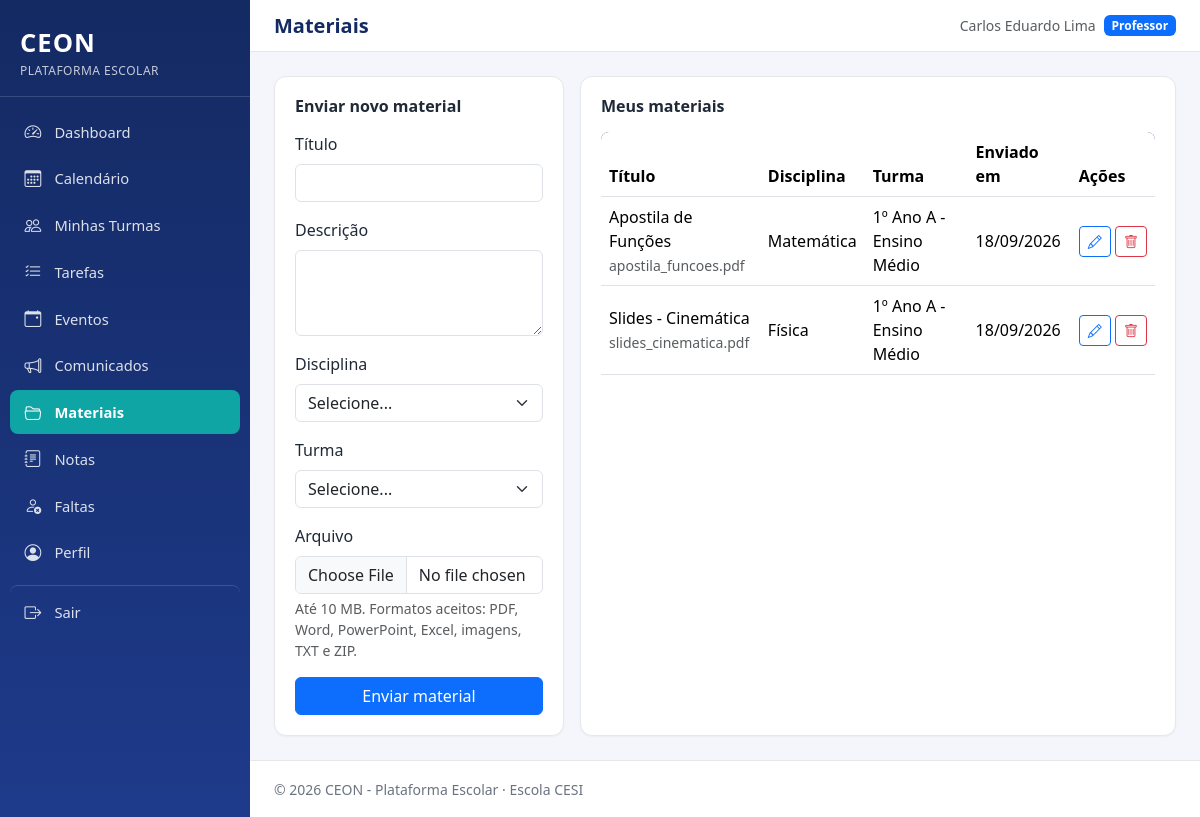
Screenshot of /professor/materiais.php (signed in) with the database file from the repository.
### tables this page shows
CREATE TABLE materiais (
    id INT AUTO_INCREMENT PRIMARY KEY,
    professor_id INT NOT NULL,
    turma_id INT NOT NULL,
    disciplina_id INT NOT NULL,
    titulo VARCHAR(150) NOT NULL,
    descricao TEXT NULL,
    arquivo VARCHAR(255) NOT NULL,
    data_upload DATETIME NOT NULL DEFAULT CURRENT_TIMESTAMP,
    CONSTRAINT fk_materiais_professor FOREIGN KEY (professor_id) REFERENCES professores(id) ON DELETE CASCADE,
    CONSTRAINT fk_materiais_turma FOREIGN KEY (turma_id) REFERENCES turmas(id) ON DELETE CASCADE,
    CONSTRAINT fk_materiais_disciplina FOREIGN KEY (disciplina_id) REFERENCES disciplinas(id) ON DELETE CASCADE
);

CREATE TABLE disciplinas (
    id INT AUTO_INCREMENT PRIMARY KEY,
    nome VARCHAR(100) NOT NULL,
    descricao TEXT NULL
);

CREATE TABLE turmas (
    id INT AUTO_INCREMENT PRIMARY KEY,
    nome VARCHAR(100) NOT NULL,
    ano_letivo YEAR NOT NULL,
    turno ENUM('manha', 'tarde', 'noite') NOT NULL,
    UNIQUE KEY uq_turma (nome, ano_letivo)
);

### includes/functions.php (called while the page is built, shortened)
<?php
function e(?string $valor): string
{
    return htmlspecialchars($valor ?? '', ENT_QUOTES, 'UTF-8');
}
function formatarData(?string $dataSql): string
{
    $dt = DateTime::createFromFormat('Y-m-d', substr($dataSql, 0, 10));
    return $dt ? $dt->format('d/m/Y') : '-';
}

### professor/materiais.php (the view, shortened to what this page needs)
<?php
require_once __DIR__ . '/../includes/functions.php';
$pdo = getConexao();
$professorId = idPerfilLogado();
$stmt = $pdo->prepare("
    SELECT m.*, d.nome AS disciplina_nome, t.nome AS turma_nome
    FROM materiais m
    JOIN disciplinas d ON d.id = m.disciplina_id
    JOIN turmas t ON t.id = m.turma_id
    WHERE m.professor_id = ?
    ORDER BY m.data_upload DESC
");
$stmt->execute([$professorId]);
$meusMateriais = $stmt->fetchAll();
$materialEdicao = null;
require_once __DIR__ . '/../includes/header.php';
?>
<div class="row g-3">
    <div class="col-lg-4">
        <div class="ceon-card">
            <h2 class="h6 fw-bold mb-3"><?= $materialEdicao ? 'Editar material' : 'Enviar novo material' ?></h2>
            <form method="POST" enctype="multipart/form-data" class="needs-validation" novalidate>
                <div class="mb-3">
                    <label for="titulo" class="form-label">Título</label>
                    <input type="text" id="titulo" name="titulo" class="form-control" required value="<?= e($materialEdicao['titulo'] ?? '') ?>">
                </div>
                <div class="mb-3">
                    <label for="descricao" class="form-label">Descrição</label>
                    <textarea id="descricao" name="descricao" class="form-control" rows="3"><?= e($materialEdicao['descricao'] ?? '') ?></textarea>
                </div>
                <div class="mb-3">
                    <label for="disciplina_id" class="form-label">Disciplina</label>
                    <select id="disciplina_id" name="disciplina_id" class="form-select" required>
                        <option value="">Selecione...</option>
                    </select>
                </div>
                <div class="mb-3">
                    <label for="turma_id" class="form-label">Turma</label>
                    <select id="turma_id" name="turma_id" class="form-select" required>
                        <option value="">Selecione...</option>
                    </select>
                </div>
                <?php if (!$materialEdicao): ?>
                    <div class="mb-3">
                        <label for="arquivo" class="form-label">Arquivo</label>
                        <input type="file" id="arquivo" name="arquivo" class="form-control" required
                               accept=".pdf,.doc,.docx,.ppt,.pptx,.xls,.xlsx,.jpg,.jpeg,.png,.txt,.zip">
                        <div class="form-text">Até 10 MB. Formatos aceitos: PDF, Word, PowerPoint, Excel, imagens, TXT e ZIP.</div>
                    </div>
                <?php else: ?>
                    <p class="small text-muted">Arquivo atual: <?= e($materialEdicao['arquivo']) ?> (para trocar o arquivo, exclua e envie novamente).</p>
                <?php endif; ?>
                <button type="submit" class="btn btn-primary w-100"><?= $materialEdicao ? 'Salvar alterações' : 'Enviar material' ?></button>
            </form>
        </div>
    </div>
    <div class="col-lg-8">
        <div class="ceon-card">
            <h2 class="h6 fw-bold mb-3">Meus materiais</h2>
            <?php if (empty($meusMateriais)): ?>
                <p class="text-muted mb-0">Nenhum material enviado ainda.</p>
            <?php else: ?>
                <div class="table-responsive">
                    <table class="table ceon-table align-middle">
                        <thead><tr><th>Título</th><th>Disciplina</th><th>Turma</th><th>Enviado em</th><th>Ações</th></tr></thead>
                        <tbody>
                        <?php foreach ($meusMateriais as $m): ?>
                            <tr>
                                <td><?= e($m['titulo']) ?><br><small class="text-muted"><?= e($m['arquivo']) ?></small></td>
                                <td><?= e($m['disciplina_nome']) ?></td>
                                <td><?= e($m['turma_nome']) ?></td>
                                <td><?= formatarData(substr($m['data_upload'], 0, 10)) ?></td>
                                <td class="text-nowrap">
                                    <a href="materiais.php?editar=<?= (int) $m['id'] ?>" class="btn btn-sm btn-outline-primary" aria-label="Editar"><i class="bi bi-pencil"></i></a>
                                    <form method="POST" class="d-inline ceon-confirm-delete" data-confirm-message="Tem certeza que deseja excluir este material?">
                                        <button type="submit" class="btn btn-sm btn-outline-danger" aria-label="Excluir"><i class="bi bi-trash"></i></button>
                                    </form>
                                </td>
                            </tr>
                        <?php endforeach; ?>
                        </tbody>
                    </table>
                </div>
            <?php endif; ?>
        </div>
    </div>
</div>
<?php require_once __DIR__ . '/../includes/footer.php'; ?>

### assets/css/style.css (style rules this page uses)
:root { --ceon-primary: #1e3a8a; --ceon-primary-light: #2f52b0; --ceon-primary-dark: #142a63; --ceon-accent: #0ea5a4; --ceon-bg: #f4f6fb; --ceon-card-bg: #ffffff; --ceon-text: #1f2937; --ceon-text-muted: #6b7280; --ceon-border: #e5e7eb; --ceon-sidebar-width: 250px; --ceon-danger: #dc2626; --ceon-warning: #d97706; --ceon-success: #16a34a; }
* { box-sizing: border-box; }
body { background-color: var(--ceon-bg); color: var(--ceon-text); font-family: 'Segoe UI', Roboto, Helvetica, Arial, sans-serif; margin: 0; }
a { text-decoration: none; }
.ceon-card { background: var(--ceon-card-bg); border: 1px solid var(--ceon-border); border-radius: .75rem; padding: 1.25rem; height: 100%; box-shadow: 0 1px 2px rgba(16,24,40,.04); }
.table-responsive { border-radius: .5rem; overflow: hidden; }
.ceon-table thead { background: var(--ceon-primary); color: #fff; }

### rows the page displays
materiais: titulo "Apostila de Funções", arquivo "apostila_funcoes.pdf", disciplina.nome "Matemática", turma.nome "1º Ano A - Ensino Médio", data_upload "18/09/2026"
materiais: titulo "Slides - Cinemática", arquivo "slides_cinematica.pdf", disciplina.nome "Física", turma.nome "1º Ano A - Ensino Médio", data_upload "18/09/2026"

### other values shown
$rotulo "Dashboard"
$rotulo "Calendário"
$rotulo "Minhas Turmas"
$rotulo "Tarefas"
$rotulo "Eventos"
$rotulo "Comunicados"
$rotulo "Materiais"
$rotulo "Notas"
$rotulo "Faltas"
$rotulo "Perfil"
$tituloPagina "Materiais"
$_SESSION['nome'] "Carlos Eduardo Lima"
rotuloTipoUsuario($_SESSION['tipo_usuario'] ?? '') "Professor"
